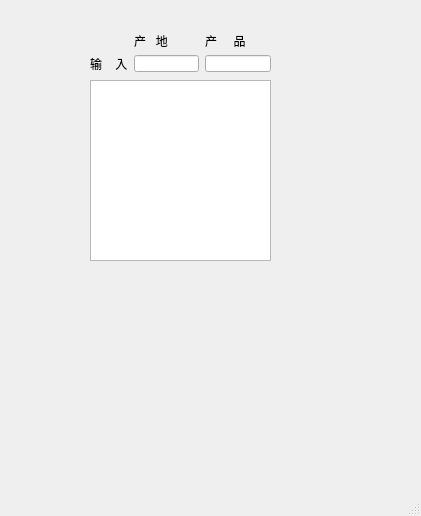
<?xml version="1.0" encoding="UTF-8"?>
<ui version="4.0">
 <class>MainWindow</class>
 <widget class="QMainWindow" name="MainWindow">
  <property name="geometry">
   <rect>
    <x>0</x>
    <y>0</y>
    <width>421</width>
    <height>516</height>
   </rect>
  </property>
  <property name="windowTitle">
   <string>MainWindow</string>
  </property>
  <widget class="QWidget" name="centralwidget">
   <widget class="QTextEdit" name="textEdit">
    <property name="geometry">
     <rect>
      <x>90</x>
      <y>80</y>
      <width>181</width>
      <height>181</height>
     </rect>
    </property>
   </widget>
   <widget class="QWidget" name="">
    <property name="geometry">
     <rect>
      <x>90</x>
      <y>32</y>
      <width>181</width>
      <height>40</height>
     </rect>
    </property>
    <layout class="QGridLayout" name="gridLayout">
     <item row="0" column="1">
      <widget class="QLabel" name="label_2">
       <property name="text">
        <string>产   地</string>
       </property>
      </widget>
     </item>
     <item row="0" column="2">
      <widget class="QLabel" name="label_3">
       <property name="text">
        <string>产     品</string>
       </property>
      </widget>
     </item>
     <item row="1" column="0">
      <widget class="QLabel" name="label">
       <property name="text">
        <string>输    入</string>
       </property>
      </widget>
     </item>
     <item row="1" column="1">
      <widget class="QLineEdit" name="lineEdit_2"/>
     </item>
     <item row="1" column="2">
      <widget class="QLineEdit" name="lineEdit"/>
     </item>
    </layout>
   </widget>
  </widget>
  <widget class="QMenuBar" name="menubar">
   <property name="geometry">
    <rect>
     <x>0</x>
     <y>0</y>
     <width>421</width>
     <height>23</height>
    </rect>
   </property>
  </widget>
  <widget class="QStatusBar" name="statusbar"/>
 </widget>
 <resources/>
 <connections/>
</ui>
